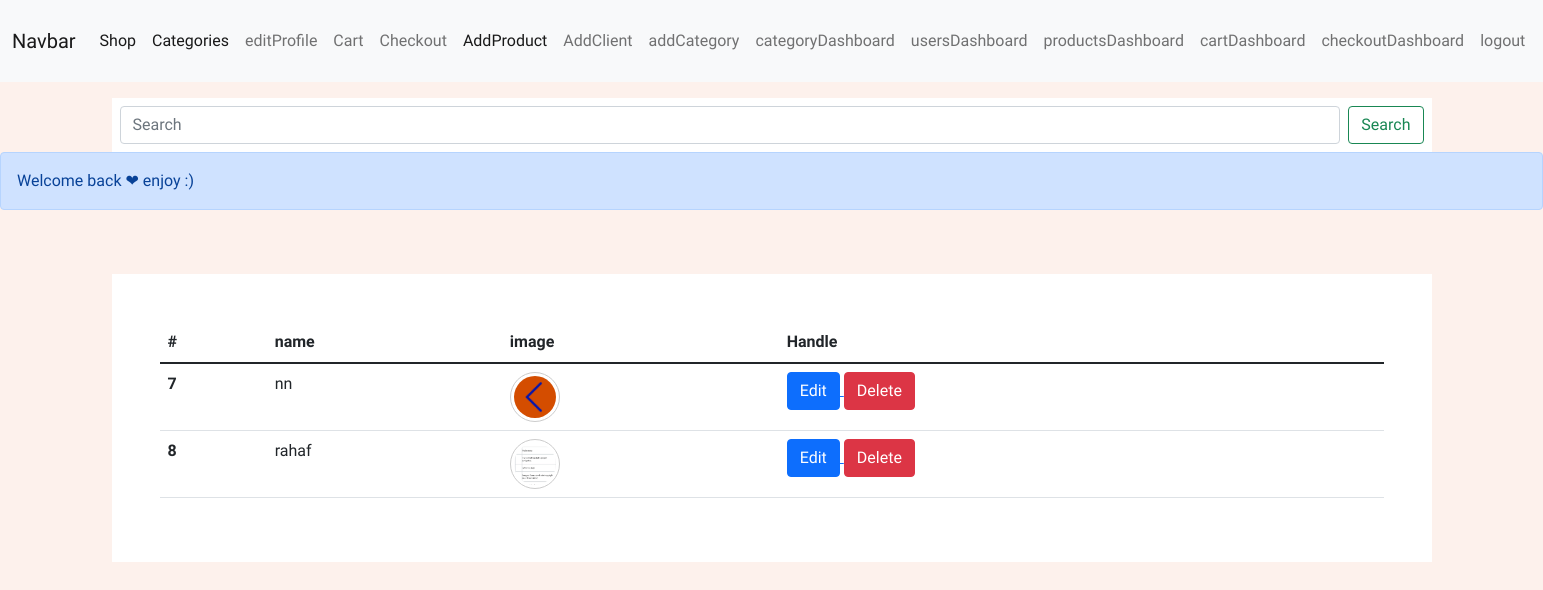
The app's page /pages/dashboardCat.php (signed in) with its own data.
### tables this page shows
CREATE TABLE `categories` (
  `id` int(11) NOT NULL,
  `cat_name` varchar(100) NOT NULL,
  `image` varchar(100) NOT NULL
);

### pages/dashboardCat.php (the view, shortened to what this page needs)
<?php
require_once("../inc/header.php");
$selectItems = "SELECT * FROM `categories`";
$q_items = mysqli_query($con, $selectItems);
while ($result = mysqli_fetch_assoc($q_items)) {
    $data[] = $result;
}
if (isset($_SESSION["success"])) { ?>
    <div class="alert alert-primary" role="alert">
    <?php echo $_SESSION["success"];
}
    ?>
    </div>
    <br />
    <br />
    <div class="container ">
        <div class="row p-5">
            <?php if (isset($data)) : ?>
                <table class="table">
                    <thead>
                        <tr>
                            <th scope="col">#</th>
                            <th scope="col">name</th>
                            <th scope="col">image</th>
                            <th scope="col">Handle</th>
                        </tr>
                    </thead>
                    <tbody>
                        <?php foreach ($data as $product) : ?>
                            <tr>
                                <th scope="row"><?php echo $product["id"]; ?></th>
                                <td><?php echo $product["cat_name"]; ?></td>
                                <td><img src="../uploads/categories/<?php echo $product["image"]; ?>" style="width: 50px; height: 50px;object-fit:cover;border:1px solid #CCC;border-radius:25px;padding:3px; vertical-align:bottom" /></td>
                                <td>
                                    <a href="./editCategory.php?id=<?php echo $product["id"]; ?>">
                                        <button type="button" class="btn btn-primary">Edit</button>
                                    </a>
                                    <a href="../handler/deleteCategory.php?id=<?php echo $product["id"]; ?>">
                                        <button type="button" class="btn btn-danger">Delete</button>
                                    </a>
                                </td>
                            </tr>
                        <?php endforeach;
                        ?>
                    </tbody>
                </table>
            <?php else : echo "no category";
            endif; ?>
        </div>
    </div>
    <?php require_once("../inc/header.php"); ?>

### css/style.css (style rules this page uses)
* { -webkit-box-sizing: border-box; box-sizing: border-box; }
body { padding: 0; margin: 0; }
body { font-family: Arial, Helvetica, sans-serif; }
.container { background: #fff !important; border: none; border-radius: none; }

### css/products.css (style rules this page uses)
body { font-family: "Muli", sans-serif; background: #ddd; }

### css/product.css (style rules this page uses)
body { background-color: #fdf1ec; }

### records on screen
categories: id "7", cat_name "nn", image (picture)
categories: id "8", cat_name "rahaf", image (picture)

### other values on screen
$_SESSION["success"] "Welcome back ❤ enjoy :)"
